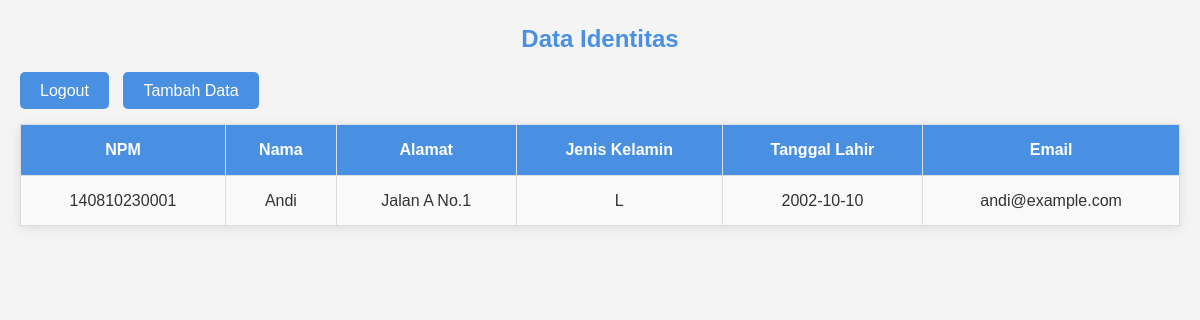
The page /tampil_data.php (signed in) on the database its author committed.
### tables this page shows
CREATE TABLE `identitas` (
  `npm` varchar(12) NOT NULL,
  `nama` varchar(20) NOT NULL,
  `alamat` varchar(100) NOT NULL,
  `jk` char(1) NOT NULL,
  `tgl_lhr` date NOT NULL,
  `email` varchar(40) NOT NULL
);

### tampil_data.php (the view, shortened to what this page needs)
<?php
include 'koneksi.php';
$level = $_SESSION['level'];
if ($level == "2") {
    $query = "SELECT * FROM identitas";
} else {
    $npm = $_SESSION['npm'];
    $query = "SELECT * FROM identitas WHERE npm='$npm'";
}
$result = mysqli_query($conn, $query);
?>
<!DOCTYPE html>
<html lang="en">
<head>
    <link rel="stylesheet" href="css/tampil_data.css">
</head>
<body>
    <h2>Data Identitas</h2>
    <a href="logout.php">Logout</a>
    <a href="input.php">Tambah Data</a>
    <table border="1">
        <tr>
            <th>NPM</th>
            <th>Nama</th>
            <th>Alamat</th>
            <th>Jenis Kelamin</th>
            <th>Tanggal Lahir</th>
            <th>Email</th>
        </tr>
        <?php while ($row = mysqli_fetch_assoc($result)): ?>
            <tr>
                <td><?= $row['npm'] ?></td>
                <td><?= $row['nama'] ?></td>
                <td><?= $row['alamat'] ?></td>
                <td><?= $row['jk'] ?></td>
                <td><?= $row['tgl_lhr'] ?></td>
                <td><?= $row['email'] ?></td>
            </tr>
        <?php endwhile; ?>
    </table>
</body>
</html>

### css/tampil_data.css (style rules this page uses)
* { margin: 0; padding: 0; box-sizing: border-box; }
body { font-family: 'Arial', sans-serif; background-color: #f4f4f4; color: #333; line-height: 1.6; padding: 20px; }
h2 { text-align: center; margin-bottom: 20px; color: #4a90e2; }
a { text-decoration: none; color: white; padding: 10px 20px; background-color: #4a90e2; border-radius: 5px; margin-right: 10px; transition: background-color 0.3s ease; }
table { width: 100%; border-collapse: collapse; margin-top: 20px; background-color: white; box-shadow: 0px 2px 10px rgba(0, 0, 0, 0.1); }
table th, table td { padding: 12px 15px; text-align: center; border: 1px solid #ddd; }
table th { background-color: #4a90e2; color: white; font-weight: bold; }
table tr:nth-child(even) { background-color: #f9f9f9; }

### rows shown on the page
identitas: npm "140810230001", nama "Andi", alamat "Jalan A No.1", jk "L", tgl_lhr "2002-10-10", email "andi@example.com"
